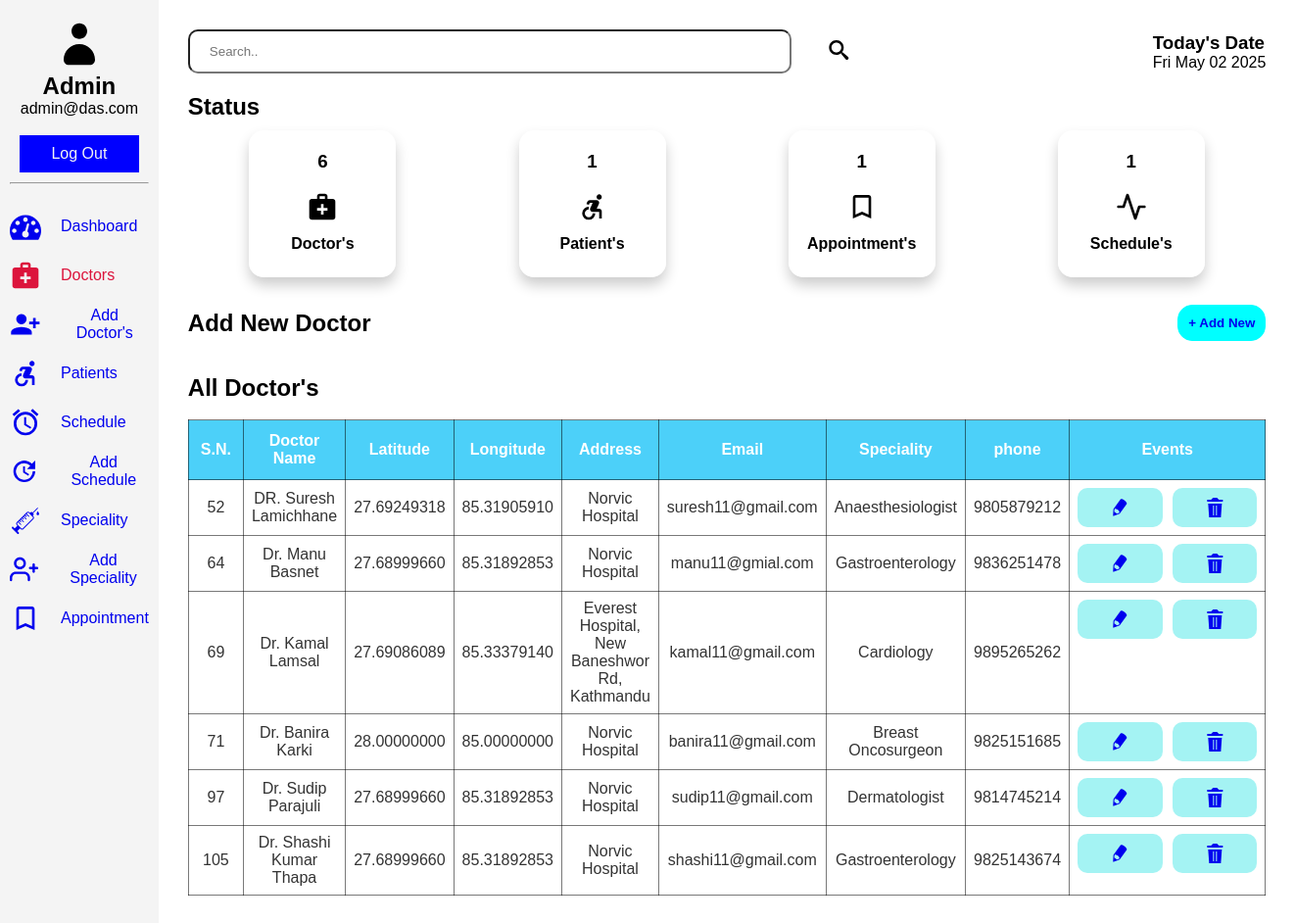
/admin/doctor.php (signed in), run on the app's committed database.
### tables this page shows
CREATE TABLE `doctor` (
  `id` int(11) NOT NULL,
  `fname` varchar(60) NOT NULL,
  `latitude` decimal(10,8) NOT NULL,
  `longitude` decimal(11,8) NOT NULL,
  `email` varchar(60) NOT NULL,
  `password` varchar(60) NOT NULL,
  `phone` varchar(60) NOT NULL,
  `address` varchar(255) NOT NULL,
  `image_name` varchar(255) NOT NULL,
  `image_path` varchar(255) NOT NULL,
  `sid` int(11) DEFAULT NULL,
  `created_at` timestamp NULL DEFAULT current_timestamp()
);

CREATE TABLE `specialities` (
  `id` int(11) NOT NULL,
  `title` varchar(60) NOT NULL,
  `description` text NOT NULL,
  `image_name` varchar(60) NOT NULL,
  `image_path` varchar(255) NOT NULL,
  `created_at` timestamp NULL DEFAULT current_timestamp()
);

### admin/doctor.php (the view, shortened to what this page needs)
<?php
    include('../connection.php');
    $keyword = isset($_GET['keyword'])  ? $_GET['keyword'] : NULL ;
    if(isset($keyword)){
        $sql = "SELECT doc.id, doc.fname, doc.longitude, doc.latitude, doc.address, doc.email, doc.phone, sp.title from doctor as doc INNER JOIN specialities as sp ON doc.sid = sp.id where fname like '%$keyword%'";
    }else{
        $sql = "SELECT doc.id, doc.fname, doc.longitude, doc.latitude, doc.address, doc.email, doc.phone, sp.title from doctor as doc INNER JOIN specialities as sp ON doc.sid = sp.id";
    }
    $result = mysqli_query($conn, $sql);
    $useremail = $_SESSION["username_admin"];
    $usql = "SELECT name FROM admin where email='$useremail';";
    $uresult = mysqli_query($conn, $usql);
    $urow = mysqli_fetch_assoc($uresult);
?>
<!DOCTYPE html>
<html lang="en">
<head>
    <link rel="stylesheet" href="../assets/dash1.css">
</head>
<body>
    <section class="dashboard">
        <div class="sidebar">
            <header>
                <svg class="icon icon-user"><use xlink:href="#icon-user"></use></svg>
                <h1><?php echo $urow['name']; ?></h1>
                <p><?php echo "". $_SESSION["username_admin"].""; ?></p><br>
                <a href="../admin/logout.php">Log Out</a>
            </header>
            <hr>
            <div class="sidebar-items">
                <ul>
                    <li><a href="../admin/dash.php"><svg class="icon icon-dashboard"><use xlink:href="#icon-dashboard"></use></svg>Dashboard</a></li>
                    <li class="active"><a href="../admin/doctor.php"><svg class="icon icon-medical_services"><use xlink:href="#icon-medical_services"></use></svg>Doctors</a></li>
                    <li><a href="../admin/add_doctors.php" class="click"><svg class="icon icon-person_add_alt_1"><use xlink:href="#icon-person_add_alt_1"></use></svg>Add Doctor's</a></li>
                    <li><a href="../admin/patients.php"><svg class="icon icon-accessible_forward"><use xlink:href="#icon-accessible_forward"></use></svg>Patients</a></li>
                    <li><a href="../admin/schedule.php"><svg class="icon icon-access_alarms"><use xlink:href="#icon-access_alarms"></use></svg>Schedule</a></li>
                    <li><a href="../admin/add_schedule.php" ><svg class="icon icon-update"><use xlink:href="#icon-update"></use></svg>Add Schedule</a></li>
                    <li><a href="../admin/speciality.php"><svg class="icon icon-injection"><use xlink:href="#icon-injection"></use></svg>Speciality</a></li>
                    <li><a href="../admin/add_speciality.php"><svg class="icon icon-user-plus"><use xlink:href="#icon-user-plus"></use></svg>Add Speciality</a></li>
                    <li><a href="../admin/appoint.php"><svg class="icon icon-bookmark_outline"><use xlink:href="#icon-bookmark_outline"></use></svg>Appointment</a></li>
                </ul>
            </div>
        </div>
        <section class="main">
            <div class="head">
                <form action="#" method="get" class="search-bar">
                    <input type="text" name="keyword" placeholder="Search..">
                    <button type="submit" class="search"><svg class="icon icon-search"><use xlink:href="#icon-search"></use></svg></button>
                </form>
                <div class="date-container">
                    <h1>Today's Date</h1>
                    <p id="date"></p>
                </div>
            </div>
            <div class="status">
                <div class="status-bar">
                    <h2>Status</h2>
                </div>
                <div class="dash-collection">
                    <div class="doc">
                        <?php
                            $dsql = "SELECT * FROM doctor";
                            $dresult = mysqli_query($conn, $dsql);
                            if($drow = mysqli_num_rows($dresult)){
                                echo '<h3>'.$drow.'</h3>';
                            }else{
                                echo '<h3>0</h3>';
                            }
                        ?>
                        <svg class="icon icon-medical_services"><use xlink:href="#icon-medical_services"></use></svg><br>
                        <h4>Doctor's</h4><br>
                    </div>
                    <div class="doc">
                        <?php
                            $psql = "SELECT * FROM patient";
                            $presult = mysqli_query($conn, $psql);
                            if($prow = mysqli_num_rows($presult)){
                                echo '<h3>'.$prow.'</h3>';
                            }else{
                                echo '<h3>0</h3>';
                            }
                        ?>
                        <svg class="icon icon-accessible_forward"><use xlink:href="#icon-accessible_forward"></use></svg><br>
                        <h4>Patient's</h4><br>
                    </div>
                    <div class="doc">
                        <?php
                            $asql = "SELECT * FROM appointment";
                            $aresult = mysqli_query($conn, $asql);
                            if($arow = mysqli_num_rows($aresult)){
                                echo '<h3>'.$arow.'</h3>';
                            }else{
                                echo '<h3>0</h3>';
                            }
                        ?>
                        <svg class="icon icon-bookmark_outline"><use xlink:href="#icon-bookmark_outline"></use></svg><br>
                        <h4>Appointment's</h4><br>
                    </div>
                    <div class="doc">
                        <?php
                            $ssql = "SELECT * FROM schedule";
                            $sresult = mysqli_query($conn, $ssql);
                            if($srow = mysqli_num_rows($sresult)){
                                echo '<h3>'.$srow.'</h3>';
                            }else{
                                echo '<h3>0</h3>';
                            }
                        ?>
                        <svg class="icon icon-activity"><use xlink:href="#icon-activity"></use></svg><br>
                        <h4>Schedule's</h4><br>
                    </div>
                </div>
            </div><br>
            <div class="doctor-info">
                <div class="add">
                    <h2>Add New Doctor</h2>
                    <button><a href="add_doctors.php">+ Add New</a></button>
                </div><br>
                <div class="tabular">
                    <h2>All Doctor's</h2><br>
                    <table class="table-container">
                        <thead>
                            <tr>
                                <th>S.N.</th>
                                <th>Doctor Name</th>
                                <th>Latitude</th>
                                <th>Longitude</th>
                                <th>Address</th>
                                <th>Email</th>
                                <th>Speciality</th>
                                <th>phone</th>
                                <th>Events</th>
                            </tr>
                        </thead>
                        <tbody>
                            <tr>
                                <?php
                                    while($row = mysqli_fetch_assoc($result)){
                                ?>
                                    <td><?php echo $row['id'] ?></td>
                                    <td><?php echo $row['fname'] ?></td>
                                    <td><?php echo $row['latitude'] ?></td>
                                    <td><?php echo $row['longitude'] ?></td>
                                    <td><?php echo $row['address'] ?></td>
                                    <td><?php echo $row['email'] ?></td>
                                    <td><?php echo $row['title'] ?></td>
                                    <td><?php echo $row['phone'] ?></td>
                                    <td class="event">
                                        <button><a href="../admin/doctor/update.php?updateid=<?php echo $row['id']; ?>"><svg class="icon icon-pencil"><use xlink:href="#icon-pencil"></use></svg></a></button>
                                        <button><a href="../admin/doctor/delete.php?deleteid=<?php echo $row['id']; ?>"><svg class="icon icon-trash"><use xlink:href="#icon-trash"></use></svg></a></button>
                                    </td>
                            </tr>
                                <?php
                                    }
                                ?>
                        </tbody>
                    </table>
                </div>
            </div>
        </section>
    </section>
</body>
</html>

### assets/dash1.css (style rules this page uses)
* { margin: 0; padding: 0; box-sizing: border-box; }
body { font-family: Arial, sans-serif; }
.dashboard { display: grid; grid-template-columns: auto 2fr; grid-template-rows: auto 1fr; grid-template-areas: "header header" "sidebar main"; height: 100vh; }
.dashboard a { text-decoration: none; display: flex; gap: 20px; text-align: center; align-items: center; justify-content: center; }
header { grid-area: header; color: #000000; padding: 10px; text-align: center; }
header a { padding: 8px; }
header p { display: flex; text-align: center; align-items: center; justify-content: center; }
.sidebar { grid-area: sidebar; background: #f4f4f4; padding: 10px; height: auto; position: relative; }
.sidebar header>a { border: 2px solid blue; color: #f4f4f4; background-color: blue; }
.sidebar-items ul { display: inline; margin: 20px; text-align: center; text-decoration: none; justify-content: space-between; }
.sidebar-items li { display: flex; text-align: center; align-items: center; list-style: none; justify-content: space-between; }
li.active a { color: crimson; }
.main { grid-area: main; margin: 10px; padding: 20px; }
.head { display: flex; width: 100%; text-align: center; align-items: center; justify-content: space-between; }
.head h1, p { display: block; text-align: start; align-items: center; }
.search-bar { width: 70%; height: 45px; display: flex; gap: 5px; }
.search-bar input { padding: 20px; width: 80%; border-radius: 10px; }
.search-bar button { border: none; background-color: transparent; }
.date-container { text-align: center; }
.banner>h2, h3 { padding: 10px; }
.status { display: block; margin-top: 20px; }
.status .status-bar h2 { font-size: 200; }
.dash-collection { display: flex; flex-wrap: wrap; text-align: center; justify-content: space-around; }
.dash-collection .doc { border: 1px solid rgb(255, 255, 255); border-radius: 15px; box-shadow: 0 8px 14px 0 rgba(0,0,0,0.2); height: 150px; width: 150px; margin: 10px; padding: 10px; }
.tabular { background: #fff; margin-top: 1rem; }
.table-container { width: 100%; text-align: center; }
thead { background-color: rgb(76, 208, 249); color: #fff; }
th, td, thead, tr, table { border: 1px solid rgba(0, 0, 0, 0.525); border-collapse: collapse; }
th { padding: 12px; font-size: 16px; }
td { padding: 8px; color: #333; }
.doctor-info .add { display: flex; justify-content: space-between; text-align: center; align-items: center; font-size: 200; }
.add button { display: flex; padding: 10px; color: #fff; background-color: aqua; border: 1px solid aqua; border-radius: 15px; font-weight: bold; }
.event { display: flex; gap: 10px; border: none; justify-content: center; }
.table-container td>button { border: none; border-radius: 10px; background-color: rgba(136, 240, 240, 0.76); display: inline; text-align: center; }
.date-group label, input, button { padding: 10px; border-radius: 5px; }
.icon { display: inline-block; width: 70px; height: 50px; stroke-width: 0; stroke: currentColor; fill: currentColor; }
.icon-user { width: 2em; }
.icon-dashboard, .icon-medical_services, .icon-accessible_forward, .icon-access_alarms, .icon-bookmark_outline, .icon-activity, .icon-person_add_alt_1, .icon-add_alarm, .icon-text-document, .icon-cog, .icon-upload, .icon-user-plus, .icon-update, .icon-injection, .icon-checkmark, .icon-location { width: 2em; }
.icon-eye, .icon-trash, .icon-pencil, .icon-search, .icon-check-circle, .icon-checkmark, .icon-bars { width: 5em; height: 1.5em; }

### data on the page
doctor: id "52", fname "DR. Suresh Lamichhane", latitude "27.69249318", longitude "85.31905910", address "Norvic Hospital", email "suresh11@gmail.com", sid.title "Anaesthesiologist", phone "9805879212"
doctor: id "64", fname "Dr. Manu Basnet", latitude "27.68999660", longitude "85.31892853", address "Norvic Hospital", email "manu11@gmial.com", sid.title "Gastroenterology", phone "9836251478"
doctor: id "69", fname "Dr. Kamal Lamsal", latitude "27.69086089", longitude "85.33379140", address "Everest Hospital, New Baneshwor Rd, Kathmandu", email "kamal11@gmail.com", sid.title "Cardiology", phone "9895265262"
doctor: id "71", fname "Dr. Banira Karki", latitude "28.00000000", longitude "85.00000000", address "Norvic Hospital", email "banira11@gmail.com", sid.title "Breast Oncosurgeon", phone "9825151685"
doctor: id "97", fname "Dr. Sudip Parajuli", latitude "27.68999660", longitude "85.31892853", address "Norvic Hospital", email "sudip11@gmail.com", sid.title "Dermatologist", phone "9814745214"
doctor: id "105", fname "Dr. Shashi Kumar Thapa", latitude "27.68999660", longitude "85.31892853", address "Norvic Hospital", email "shashi11@gmail.com", sid.title "Gastroenterology", phone "9825143674"

### other printed values
$urow['name'] "Admin"
$_SESSION["username_admin"] "admin@das.com"
$drow "6"
$prow "1"
$arow "1"
$srow "1"
